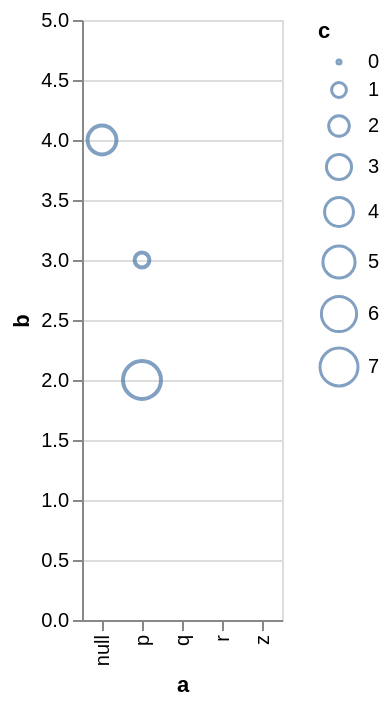

Write the Vega-Lite specification saved for this chart.
### Vega-Lite specification from a JSON file in a GitHub repository (floating-point values rounded to 4 significant figures)
{"$schema": "https://vega.github.io/schema/vega-lite/v6.json", "data": {"values": [{"a": "p", "b": 3, "c": 1}, {"a": "q", "b": null, "c": 2}, {"a": "z", "b": null, "c": 3}, {"a": null, "b": 4, "c": 4}, {"a": "q", "b": 5, "c": null}, {"a": "r", "b": "NaN", "c": 6}, {"a": "p", "b": 2, "c": 7}]}, "mark": "point", "config": {"mark": {"invalid": "break-paths-show-domains"}}, "encoding": {"x": {"field": "a", "type": "nominal"}, "y": {"field": "b", "type": "quantitative"}, "size": {"field": "c", "type": "quantitative"}}}
